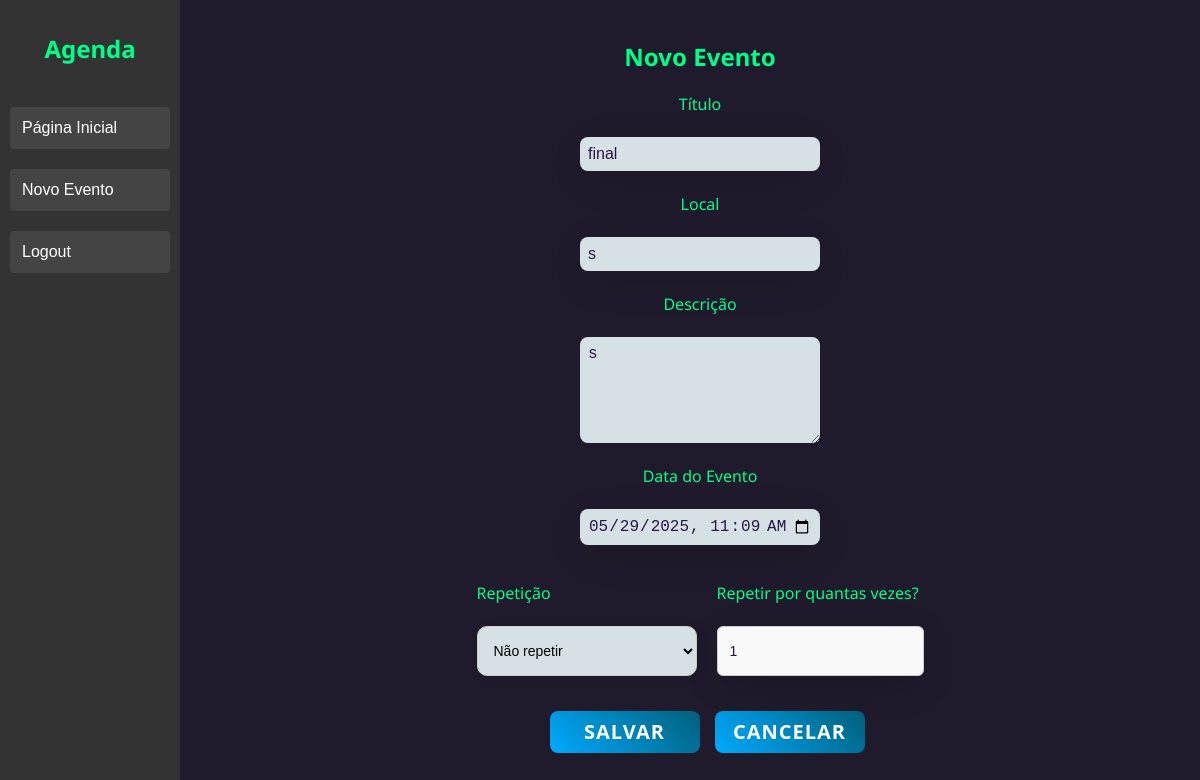
The page /agenda/evento/?id=14 (signed in) on the database its author committed.
### core/models.py (models this page shows, shortened)
class Evento(models.Model):
    titulo = models.CharField(max_length=100)
    local = models.CharField(max_length=25,blank=True,null=True)
    descricao = models.TextField(blank=True, null=True)
    data_evento = models.DateTimeField(verbose_name='Data do Evento')
    data_criacao = models.DateTimeField(auto_now=True)
    usuario = models.ForeignKey(User, on_delete=models.CASCADE)
    periodicidade = models.CharField(max_length=10, choices=PERIODICIDADE_OPCOES, blank=True, null=True)
    frequencia = models.PositiveIntegerField(blank=True, null=True)
    class Meta:
        db_table = 'evento'
    def get_data_input_evento(self):
        return self.data_evento.strftime('%Y-%m-%dT%H:%M')

### core/views.py (the view)
# urls.py: path('agenda/evento/',views.evento),
@login_required(login_url='/login/')
def evento(request):
    id_evento = request.GET.get('id')
    dados = {}
    if id_evento:
        dados['evento'] = Evento.objects.get(id=id_evento)
    return render(request, 'evento.html',dados)

### templates/evento.html (shortened to what this page needs)
{% extends "model-page.html" %}
{% block content %}
<h2 align="center">Novo Evento</h2>
{% load static %}
<link rel="stylesheet" href="{% static 'core/css/style.css' %}">
<form action="submit" method="POST" class="submit-evento">{% csrf_token %}
    <label>Título</label>
    <br>
    <input type="text" name="titulo" size="18" value="{{ evento.titulo }}">
    <br>
    <label>Local</label>
    <br>
    <input type="text" name="local" size="18" value="{{ evento.local }}">
    <br>
    <label>Descrição</label>
    <br>
    <textarea name="descricao" rows="5" cols="19" style="background-color: #f0ffffde;">{{ evento.descricao|default_if_none:"" }}</textarea>
    <br>
    <label>Data do Evento</label>
    <br>
    <input type="datetime-local" name="data_evento" required
           min="{{ agora|date:'Y-m-d\\TH:i' }}"
           value="{{ evento.get_data_input_evento }}">
    <br>
    <div class="periodicidade-container">
  <div class="campo-periodicidade">
    <label>Repetição</label><br>
    <select name="periodicidade" class="select-periodicidade">
      <option value="">Não repetir</option>
    </select>
  </div>
  <div class="campo-periodicidade">
    <label>Repetir por quantas vezes?</label><br>
    <input type="number" name="frequencia" min="1" value="{{ evento.frequencia|default_if_none:'' }}">
  </div>
</div>
<div class="botoes-acoes">
    <button type="submit" class="btn-cancelar">Salvar</button>
    <a href="/" class="btn-cancelar">Cancelar</a>
  </div>
</form>
{% endblock %}

### core/static/core/css/sidebar.css (style rules this page uses)
body { margin: 0; font-family: Arial, sans-serif; }

### core/static/core/css/style.css (style rules this page uses)
body { font-family: 'Noto Sans', sans-serif; background-color: #201b2c;*/ margin: 0px; }
body * { box-sizing: border-box; }
.periodicidade-container { display: flex; gap: 20px; justify-content: center; margin-top: 15px; }
.campo-periodicidade { flex: 1; display: flex; flex-direction: column; }
.select-periodicidade, .campo-periodicidade input[type="number"] { width: 100%; padding: 8px 12px; border-radius: 6px; border: 1px solid #ccc; font-size: 14px; box-sizing: border-box; background-color: #f9f9f9; height: 50px; transition: border-color 0.3s ease; }
.botoes-acoes { margin-left: 14px; display: flex; gap: 15px; justify-content: center; margin-top: 20px; }
.botoes-acoes button.btn-cancelar, .botoes-acoes a.btn-cancelar { background: linear-gradient(45deg, #00aaff, #005f7a); font-family: 'Segoe UI', Tahoma, Geneva, Verdana, sans-serif; text-transform: uppercase; font-weight: 600; letter-spacing: 1px; padding: 10px 16px; background-color: #008cba; color: white; border: none; border-radius: 8px; min-width: 150px; font-size: 20px; cursor: pointer; transition: background-color 0.3s ease; display: inline-flex; align-items: center; justify-content: center; text-decoration: none; height: 42px; transition: background 0.4s ease-in-out, transform 0.4s ease; }
.select-periodicidade { padding: 12px; width: 220px; border-radius: 10px; background-color: #f0ffffde; border: 1px solid #ccc; box-shadow: 2px 2px 8px rgba(0, 0, 0, 0.1); font-size: 14px; margin-top: 0px; margin-bottom: 15px; transition: box-shadow 0.3s ease; }
.submit-evento { color: #00ff88; display: flex; flex-direction: column; align-items: center; }
h2 { color: #00ff88; }
textarea { width: 25%; padding: 10px 0px; border: none; border-radius: 8px; outline: none; color: #2b134b; background-color: #f0ffffde; }
input { width: 25%; padding: 10px 0px; border: none; border-radius: 8px; outline: none; color: #2b134b; background: #f0ffffde; box-shadow: 0px 10px 40px -12px #00000056; }
input[type="text"], input[type="datetime-local"], textarea { padding: 8px; font-size: 16px; box-sizing: border-box; }

### rows shown on the page
Evento: titulo "final", local "s", descricao "s", data_evento "05/29/2025 11:09", frequencia "1"
